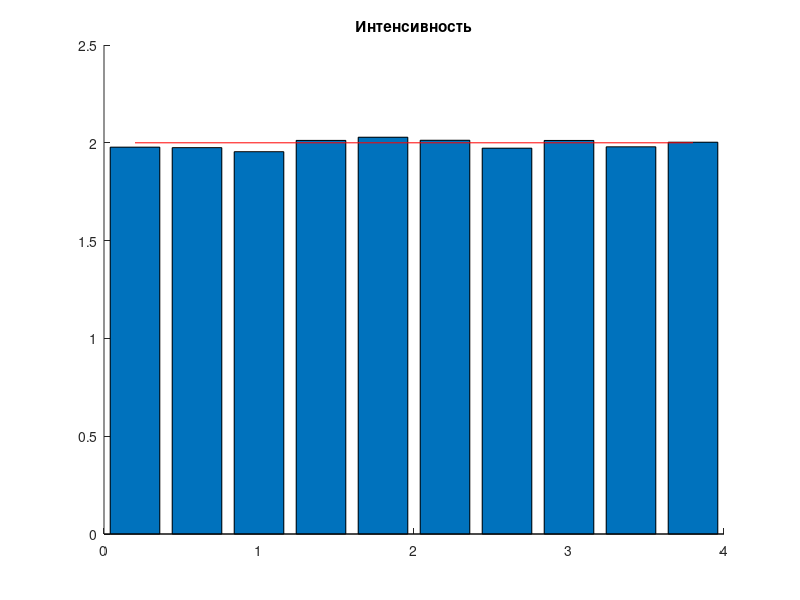
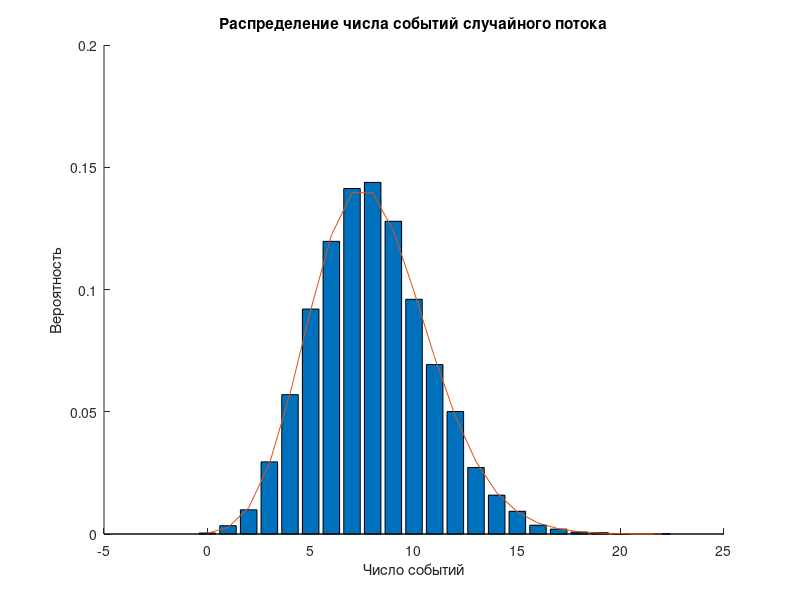

Reproduce these figures in MATLAB, in order.
clc
clear all
close all

size = 1000;%количество событий
N = 10000;% количество потоков

T0 = 0;
T = 4;

lambda = 2;

x = zeros(N, size);

for i=1:N
    t = T0;
    j = 1;
    while 1
        z = rand;
        t = t - log(z)/lambda;
        if t>T
            break;
        end
        x(i,j) = t;
        j = j + 1;
    end
    i = i + 1;
end

% Интенсивность
m = 10;%Кол-во подынтервалов
step = (T-T0) / m;
c = T0 + step/2:step:T - step/2; 
hist_x = zeros(1, m);
for i=1:N
        hist_x = hist_x+hist(x(i, x(i,:)>0) ,c);
end

lambda_exp = zeros(1,m);
for i=1:m
    lambda_exp(i) = hist_x(i)/(N*step);
end

lambda_teor = zeros(1, m);
for i = 1:m
    lambda_teor(i) = lambda;
end

figure()
hold on;
title("Интенсивность");
bar(c, lambda_exp);
plot(c,lambda_teor, "r");
hold off

%распределение числа событий случайного потока
%на интервале наблюдения
n = zeros(1, N);%вектор, содержащий число событий,
%полученных в каждой отдельной реализации потока
for i=1:N
    n(i) = length(x(i,x(i,:)>0));
end

k = 0:1:max(n);%вектор, содержащий возможное число событий в потоке
Nk = hist(n,k);%количество смоделированных реализаций случайного потока

Pk = Nk/N;

figure()
hold on;
title("Распределение числа событий случайного потока")
xlabel("Число событий");
ylabel("Вероятность");
bar(k, Pk);%практическое распределение
plot(k, poisspdf(k,lambda*T));%теоретическое распределение. Параметр пуассона - интеграл от интенсивности
hold off;